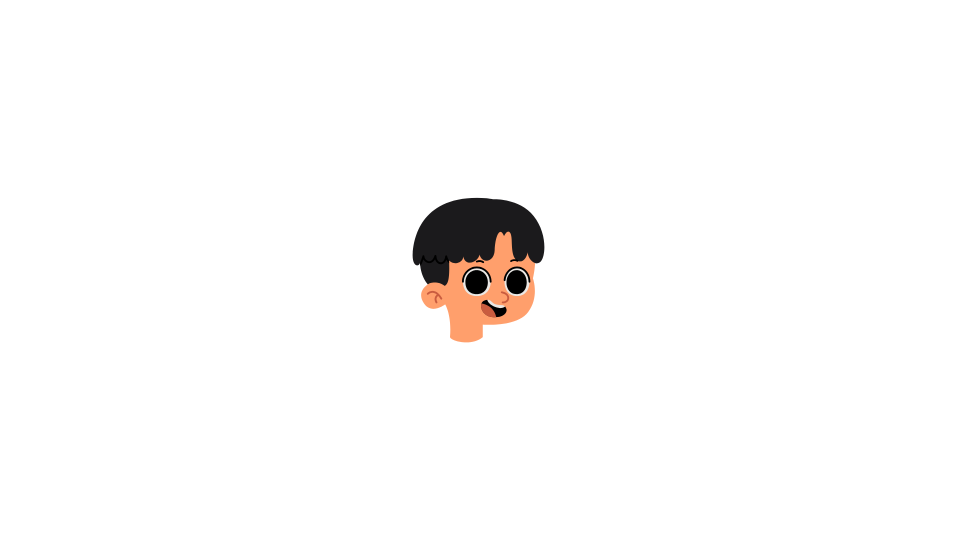
#> input picture mouth_open.png, 1920 x 1080 px (shown at 1/2 size)
$ python demo.py
#> lines starting #> are read from the running program, lines starting #| are printed output that depends on the picture
import cv2
import time
import numpy as np

# Load the mouth images (with alpha channel)
mouth_open_img = cv2.imread('mouth_open.png', cv2.IMREAD_UNCHANGED)  # Mouth open (with alpha channel)
#> mouth_open_img is the input picture: shape (1080, 1920, 3); mean B, G, R 249.7, 250.2, 251.2
mouth_closed_img = cv2.imread('mouth_closed.png', cv2.IMREAD_UNCHANGED)  # Mouth closed (with alpha channel)
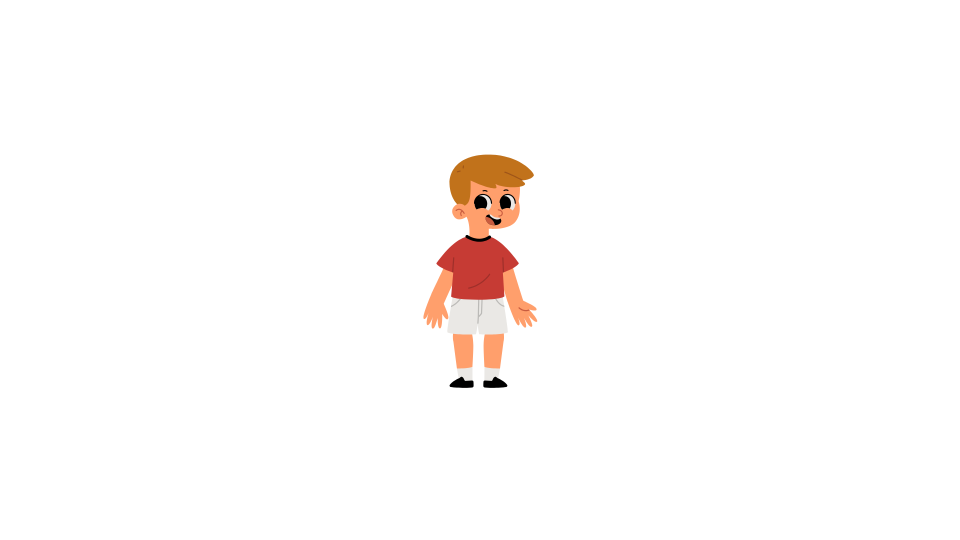
#> input picture mouth_closed.png, 1920 x 1080 px (shown at 1/2 size)
#> mouth_closed_img is the input picture: shape (1080, 1920, 3); mean B, G, R 250.6, 251.6, 253.8

# Function to resize overlay image dynamically
def resize_overlay(image, width, height):
    return cv2.resize(image, (width, height), interpolation=cv2.INTER_AREA)

# Function to overlay an image on top of another
def overlay_image(base_img, overlay_img, x, y):
    """Overlay overlay_img on top of base_img at position (x, y)."""
    h, w = overlay_img.shape[:2]
    base_h, base_w = base_img.shape[:2]

    # Adjust overlay dimensions if they exceed base image bounds
    if y < 0: y = 0
    if x < 0: x = 0
    if y + h > base_h:
        h = base_h - y
        overlay_img = overlay_img[:h, :, :]
    if x + w > base_w:
        w = base_w - x
        overlay_img = overlay_img[:, :w, :]

    roi = base_img[y:y+h, x:x+w]

    if overlay_img.shape[2] == 4:  # If the overlay image has an alpha channel
        for c in range(3):  # Loop through RGB channels
            roi[:, :, c] = (
                overlay_img[:, :, c] * (overlay_img[:, :, 3] / 255.0) +
                roi[:, :, c] * (1.0 - overlay_img[:, :, 3] / 255.0)
            )
    else:  # If no alpha channel, just overlay RGB channels directly
        roi[:, :, :] = overlay_img

    base_img[y:y+h, x:x+w] = roi
    return base_img

# Main function to simulate speaking avatar
def simulate_speaking():
    # Default mouth size and position
    mouth_width, mouth_height = 500, 250  # Increased size

    # Create a blank canvas of the desired size
    canvas_width = 800  # Canvas width
    canvas_height = 600  # Canvas height
    canvas = np.zeros((canvas_height, canvas_width, 3), dtype=np.uint8)

    # Center the mouth on the canvas
    mouth_x = (canvas_width - mouth_width) // 2  # Center horizontally
    mouth_y = (canvas_height - mouth_height) // 2  # Center vertically

    # Flag to control when avatar starts speaking
    speaking = False

    while True:
        # Capture key press
        key = cv2.waitKey(1) & 0xFF
#> (key q is pressed here)

        if key == ord('s'):  # Press 's' to start speaking
            speaking = True

        if speaking:
            for mouth_img in [mouth_open_img, mouth_closed_img]:
                # Resize the mouth image to the desired size
                resized_mouth = resize_overlay(mouth_img, mouth_width, mouth_height)

                # Start with the blank canvas, and only overlay the mouth on it
                speaking_face = canvas.copy()  # Blank canvas, no static face

                # Overlay the resized mouth image on the blank canvas
                speaking_face = overlay_image(speaking_face, resized_mouth, mouth_x, mouth_y)

                # Display only the mouth animation (no static face in the background)
                cv2.imshow("Speaking Avatar", speaking_face)

                if cv2.waitKey(200) & 0xFF == ord('q'):  # Press 'q' to exit
                    return
            time.sleep(0.1)  # Short pause to simulate speaking

        else:
            # Display static screen with instructions when not speaking
            cv2.putText(canvas, "Press 'S' to make the avatar speak", (100, 100),
                        cv2.FONT_HERSHEY_SIMPLEX, 1, (255, 255, 255), 2, cv2.LINE_AA)
            cv2.imshow("Speaking Avatar", canvas)
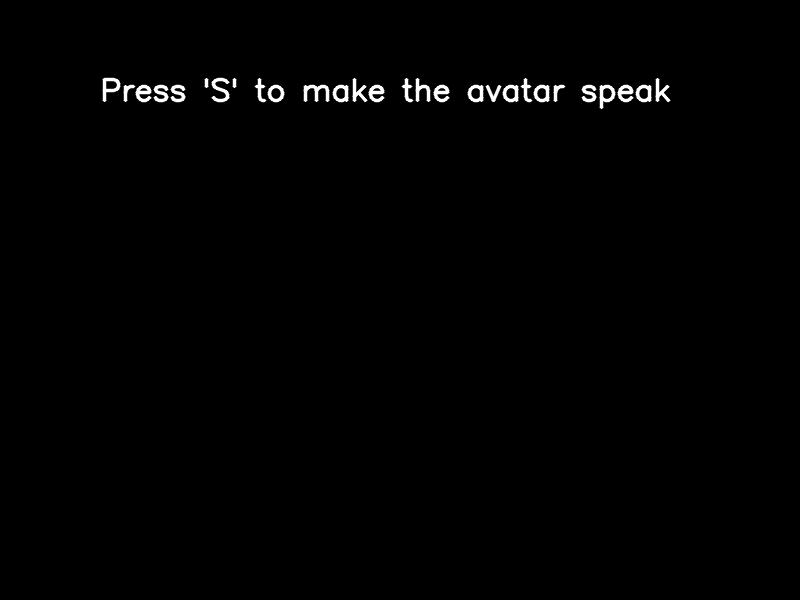
#> window 'Speaking Avatar': shape (600, 800, 3); min 0, max 255, mean 2.1

        # Exit when 'q' is pressed
        if key == ord('q'):
            break

    cv2.destroyAllWindows()

# Run the speaking avatar simulation
simulate_speaking()
